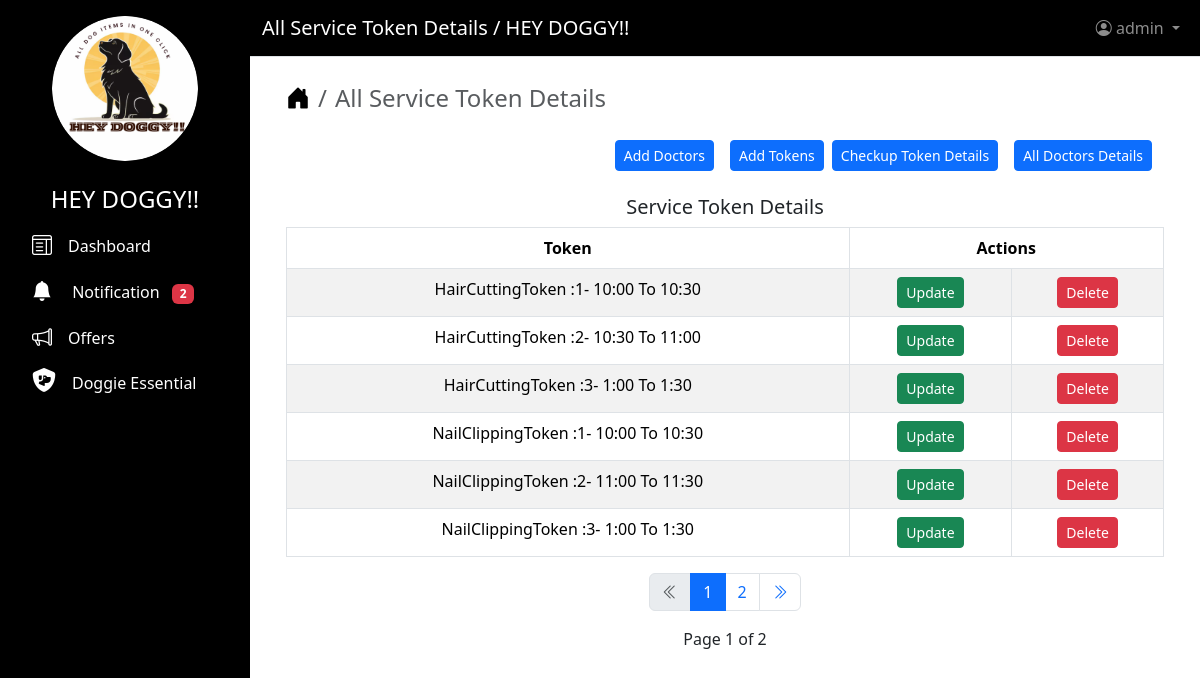
Screenshot of /view/token/service (signed in) with the database file from the repository.
### users/models.py (models this page shows)
class CustomUser(AbstractUser):
    ROLE = (("SHOP OWNER", "SHOP OWNER"),)
    role = models.CharField(max_length=200, choices=ROLE, blank=True)

### shop/models.py (models this page shows, shortened)
class TokenService(models.Model):
    token = models.CharField(max_length=200, null=True, blank=True, unique=True)
    available = models.BooleanField(default=True, null=True, blank=True)

### shop/views.py (the view)
class TokenServiceListView(LoginRequiredMixin, ListView):
    template_name = "all_service_tokens.html"
    context_object_name = "all_tokens_services"
    paginate_by = 6
    ordering = ["id"]
    model = TokenService
    def dispatch(self, request, *args, **kwargs):
        if request.user.role != "SHOP OWNER":
            return redirect("403")
        return super().dispatch(request, *args, **kwargs)
    def get_context_data(self, **kwargs):
        context = super().get_context_data(**kwargs)
        context["page_title"] = "All Service Token Details"
        context["counts"] = Notification.objects.filter(
            is_read=False, username=self.request.user
        ).count()
        return context

### shop/templates/all_service_tokens.html (shortened to what this page needs)
{% extends "base.html" %}
{% block content %}
    {% if request.user.role == "SHOP OWNER" %}
        <div class="container ">
            <nav aria-label="breadcrumb">
                <ol class="breadcrumb fs-4">
                    <li class="breadcrumb-item">
                        <a href="{% url 'home' %}" class="text-decoration-none text-black"><i class="bi bi-house-door-fill"></i></a>
                    </li>
                    <li class="breadcrumb-item active" aria-current="page">{{ page_title }}</li>
                </ol>
            </nav>
        </div>
        <div class="d-grid gap-2 d-md-flex justify-content-md-end me-4 mt-2">
            <a href="{% url 'add_doctors_checkup_details' %}">
                <button class="btn btn-primary me-md-2 btn-sm mt-2" type="button">Add Doctors</button>
            </a>
            <a href="{% url 'add_token_checkup_details' %}">
                <button class="btn btn-primary btn-sm mt-2" type="button">Add Tokens</button>
            </a>
            <a href="{% url 'view_tokens' %}">
                <button class="btn btn-primary me-md-2 btn-sm mt-2" type="button">Checkup Token Details</button>
            </a>
            <a href="{% url 'view_checkup_details' %}">
                <button class="btn btn-primary btn-sm mt-2" type="button">All Doctors Details</button>
            </a>
        </div>
        <div class="container mt-4">
            {% if all_tokens_services %}
                <h5 class="text-center">Service Token Details</h5>
                <div class="table-responsive">
                    <table class="table table-bordered table-striped table-hover">
                        <thead>
                            <tr class="text-center">
                                <th>Token</th>
                                <th colspan=2>Actions</th>
                            </tr>
                        </thead>
                        <tbody>
                            {% for all_tokens_service in all_tokens_services %}
                                <tr class="text-center">
                                    <td>{{ all_tokens_service.token }}</td>
                                    <td>
                                        <a href="{% url 'update_token_service_offered' all_tokens_service.id %}">
                                            <button type="submit" class="btn btn-success btn-sm">Update</button>
                                        </a>
                                    </td>
                                    <td>
                                        <button type="button"
                                                class="btn btn-danger btn-sm"
                                                data-bs-toggle="modal"
                                                data-bs-target="#exampleModal{{ all_token.id }}">Delete</button>
                                    </td>
                                </tr>
                        {% endfor %}
                    </tbody>
                </table>
                {% include "pagination.html" %}
            </div>
        {% else %}
            <div class="alert alert-primary text-center" role="alert">Currently No Tokens Added</div>
        {% endif %}
    </div>
{% endif %}
{% endblock content %}

### users/templates/base.html (shortened to what this page needs)
<!DOCTYPE html>
<html lang="en">
  <head>
    {% load static %}
    <link href="https://cdnjs.cloudflare.com/ajax/libs/font-awesome/6.5.0/css/all.min.css"
          rel="stylesheet">
    <link rel="stylesheet"
          href="https://cdn.jsdelivr.net/npm/bootstrap-icons@1.11.3/font/bootstrap-icons.min.css">
    <link rel="stylesheet"
          href="https://cdnjs.cloudflare.com/ajax/libs/bootstrap/5.3.2/css/bootstrap.min.css" />
  </head>
  <body>
    <nav class="sidebar text-white p-3">
      <div class="d-grid col-8 mx-auto">
        <img src="{% static 'image/09.png' %}"
             alt="Logo"
             class="img-fluid rounded-circle"
             height="100"
             width="160">
      </div>
      <ul class="nav flex-column">
        <li class="nav-item">
          <h4 class="text-center mt-4">HEY DOGGY!!</h4>
        </li>
        <li class="nav-item">
          <a class="nav-link active text-decoration-none text-white"
             href="{% url 'dashboard' %}">
            <i class="bi bi-layout-text-window fs-5"></i><span class="ms-3">Dashboard</span>
          </a>
        </li>
        <li class="nav-item">
          <a class="nav-link active text-decoration-none text-white"
             href="{% url 'notification' %}">
            <i class="bi bi-bell-fill fs-5"></i>
            <span class="ms-3">Notification</span>
            <span class="badge bg-danger ms-2">{{ counts }}</span>
          </a>
        </li>
        <li class="nav-item">
          <a class="nav-link active text-decoration-none text-white"
             href="{% url 'view_offers' %}">
            <i class="bi bi-megaphone fs-5"></i><span class="ms-3">Offers</span>
          </a>
        </li>
        <li class="nav-item">
          <a class="nav-link active text-decoration-none text-white"
             href="{% url 'view_shop' %}">
            <i class="fa-solid fa-shield-dog fs-4"></i><span class="ms-3">Doggie Essential</span>
          </a>
        </li>
      </ul>
    </nav>
    <div class="main-content">
      <nav class="navbar navbar-expand-lg navbar-dark border-bottom"
           style="background-color: #000000">
        <div class="container-fluid">
          <a class="navbar-brand text-white" href="#">{{ page_title }} / HEY DOGGY!!</a>
          <ul class="navbar-nav ms-auto">
            <li class="nav-item dropdown">
              <a class="nav-link dropdown-toggle"
                 href="#"
                 id="navbarDropdown"
                 role="button"
                 data-bs-toggle="dropdown">
                <i class="bi bi-person-circle"></i> {{ user }}
              </a>
            </li>
          </ul>
        </div>
      </nav>
      <div class="content-area p-4">
        {% block content %}
        {% endblock content %}
      </div>
    </div>
  </body>
</html>

### users/templates/base.html (style rules this page uses)
body { margin: 0; padding: 0; overflow-x: hidden; }
nav.sidebar { position: fixed; top: 0; left: 0; height: 100vh; width: 250px; background-color: #000000; color: white; z-index: 1000; overflow-y: auto; }
nav.sidebar .nav-link { transition: background-color 0.3s ease, color 0.3s ease; }
.main-content { margin-left: 250px; width: calc(100% - 250px); }
nav.navbar { position: fixed; top: 0; left: 250px; width: calc(100% - 250px); z-index: 1001; }
.content-area { margin-top: 56px; }

### rows the page displays
CustomUser: username "admin"
TokenService: token "HairCuttingToken :1- 10:00 To 10:30"
TokenService: token "HairCuttingToken :2- 10:30 To 11:00"
TokenService: token "HairCuttingToken :3- 1:00 To 1:30"
TokenService: token "NailClippingToken :1- 10:00 To 10:30"
TokenService: token "NailClippingToken :2- 11:00 To 11:30"
TokenService: token "NailClippingToken :3- 1:00 To 1:30"

### other values shown
{{ counts }} "2"
{{ page_title }} "All Service Token Details"
{{ i }} "1"
{{ i }} "2"
{{ page_obj.number }} "1"
{{ page_obj.paginator.num_pages }} "2"
